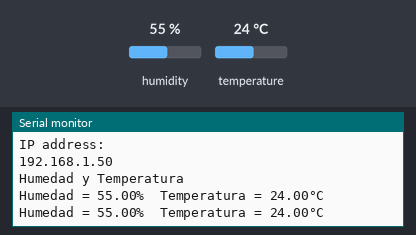
The sketch below on a simulated ESP8266 (NodeMCU). Shown: the last lines printed to the serial monitor. The inputs (shaded band) are chosen by the test bench; at power-on: humidity 55 %, temperature 24 °C. WiFi joins after 1.5 s; servers stay silent unless stated; uploads are accepted with an empty reply.

Above: at 3.4 s.
3.5 s: humidity set to 22 %
At 6.2 s:
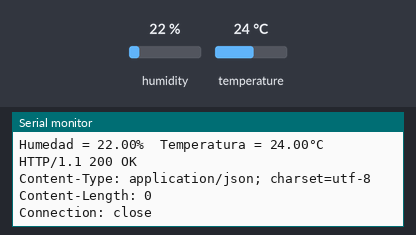
7.2 s: temperature set to 12 °C
At 8.0 s:
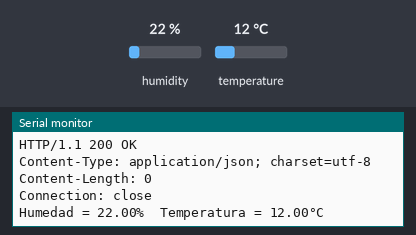
10.6 s: humidity set to 40 %
At 13.6 s:
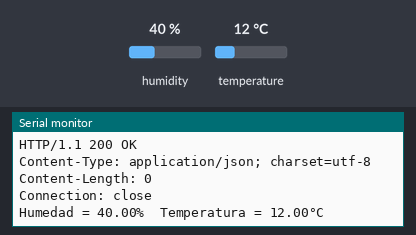
Timing chart, 0 to 15.1 s (numbered marks = the images above; inputs shaded):
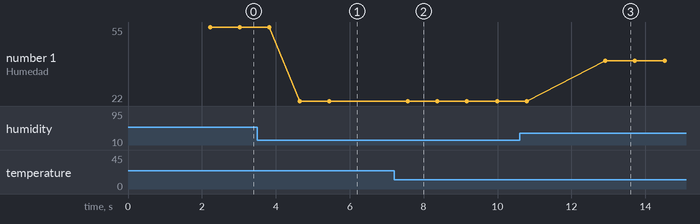

The sketch:

SGWIFI.ino
```cpp
#include <ESP8266WiFi.h>
const char* ssid     = "xxxxxx";                    // Nombre de la red Wifi
const char* password = "xxxxxx";                    // Password
const char* host = "192.168.1.110";                 // Direccion IP de nuestro servidor
const int   port = 80;                              // Puerto, 80
const int   watchdog = 5000;                        // Frecuencia del watchdog, valor por defecto
unsigned long previousMillis = millis();

#include "DHT.h"                                    // Se incluye la libreria del sensor
#define DHTTYPE DHT11                               // DHT 11

#define dht_dpin 0                                  //Definimos el pin al cual se conecta
DHT dht(dht_dpin, DHTTYPE);
void setup(void)
{
   WiFi.begin(ssid, password);
  while (WiFi.status() != WL_CONNECTED) {          //While mientras conecta
    delay(500);
    Serial.print(".");
  }

  Serial.println("");
  Serial.println("WiFi connected");                 //Avisa si conecta el wifi
  Serial.println("IP address: ");
  Serial.println(WiFi.localIP());

    dht.begin();
  Serial.begin(9600);
  Serial.println("Humedad y Temperatura\n\n");
  delay(700);

}
void loop() {                                       //Lectura del sensor en loop
    float h = dht.readHumidity();
    float t = dht.readTemperature();
    Serial.print("Humedad = ");
    Serial.print(h);
    Serial.print("%  ");
    Serial.print("Temperatura = ");
    Serial.print(t);
    Serial.println("°C  ");

    unsigned long currentMillis = millis();          //Enviamos al servidor de aqui en adelante

  if ( currentMillis - previousMillis > watchdog ) {
    previousMillis = currentMillis;
    WiFiClient client;

    if (!client.connect(host, port)) {
      Serial.println("Fallo al conectar");
      return;
    }

    String url = "/ESP8266DHT11/index.php?temp=";    //construimos nuestra URL
    url += t;                                        //Concatenamos para enviar por GET
    url += "&hum=";
    url += h;

       // Enviamos petición al servidor
    client.print(String("GET ") + url + " HTTP/1.1\r\n" +
               "Host: " + host + "\r\n" +
               "Connection: close\r\n\r\n");
    unsigned long timeout = millis();
    while (client.available() == 0) {
      if (millis() - timeout > 5000) {
        Serial.println(">>> Client Timeout !");
        client.stop();
        return;
      }
    }

    // Leemos la respuesta del servidor
    while(client.available()){
      String line = client.readStringUntil('\r');
      Serial.print(line);
    }
  }

   delay(800);// tiempo en el que ocurre la lectura
}
```

Measured:
- after the input at 3.5 s, the serial monitor: prints a new line after 1.2 s (image 1)
- after the input at 7.2 s, the serial monitor: prints a new line after 0.37 s (image 2)
- after the input at 10.6 s, the serial monitor: prints a new line after 2.3 s (image 3)
- plotted number 1: 55 → 22 after the input at 3.5 s, 22 → 40 after the input at 10.6 s
